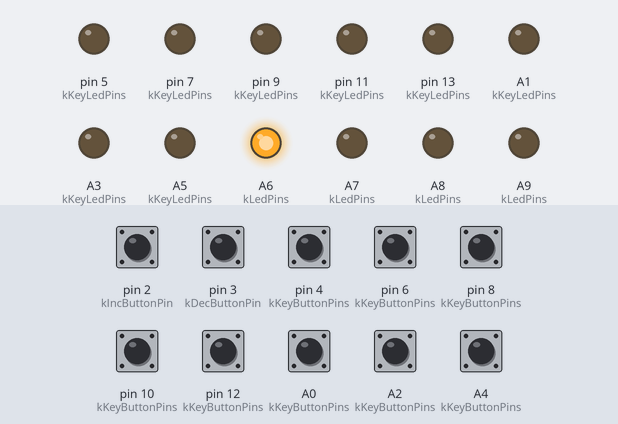
The program below on a simulated Teensy 3. Shown: output pins drawn as LEDs (lit = HIGH). Inputs (shaded band) come from the test bench; at power-on: A0 (kKeyButtonPins), A2 (kKeyButtonPins), A4 (kKeyButtonPins), pin 2 (kIncButtonPin), pin 3 (kDecButtonPin), pin 4 (kKeyButtonPins), pin 6 (kKeyButtonPins), pin 8 (kKeyButtonPins), pin 10 (kKeyButtonPins), pin 12 (kKeyButtonPins) HIGH. MIDI output is not drawn.

Above: at 1.2 s.
1.3 s: pin 2 (kIncButtonPin) pulled LOW for 0.15 s
At 2.1 s:
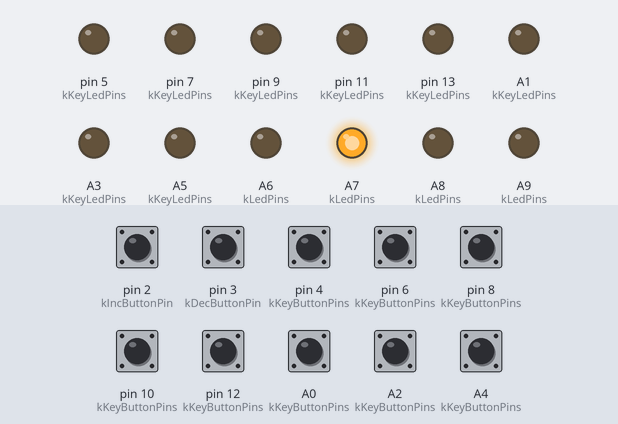
2.9 s: pin 4 (kKeyButtonPins) pulled LOW for 0.15 s
At 3.3 s:
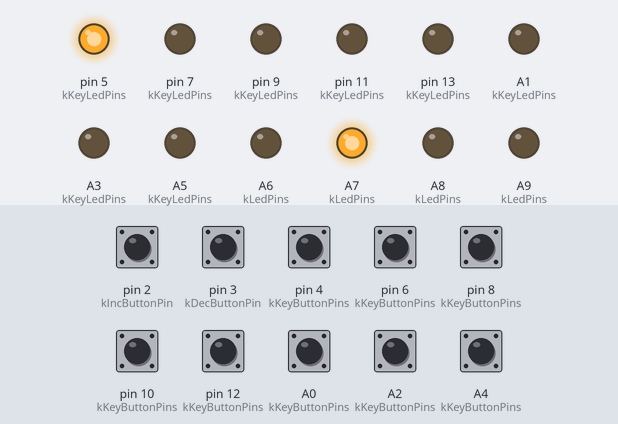
4.5 s: pin 6 (kKeyButtonPins) pulled LOW for 0.15 s
At 5.7 s:
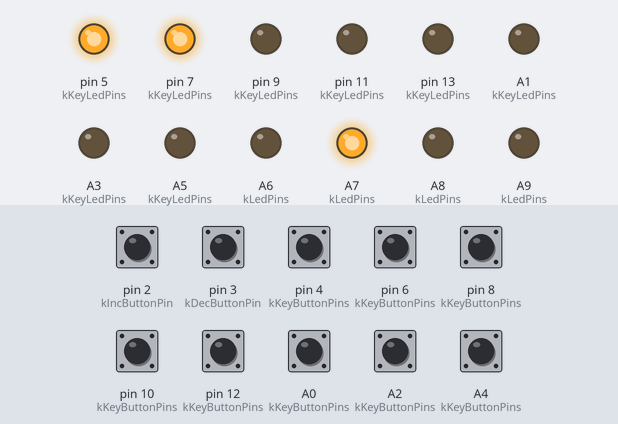
6.1 s: pin 8 (kKeyButtonPins) pulled LOW for 0.15 s
At 6.9 s:
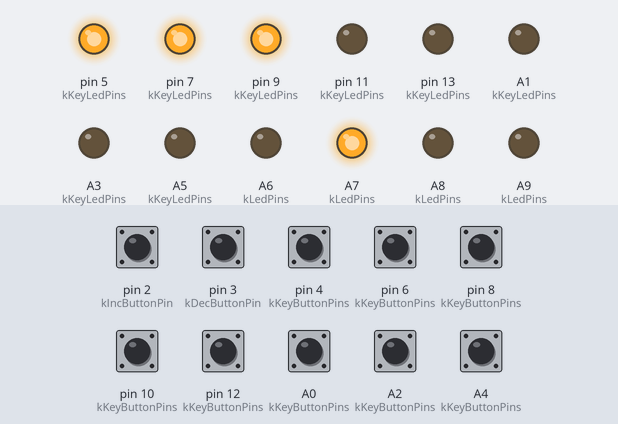
7.7 s: pin 10 (kKeyButtonPins) pulled LOW for 0.15 s
At 8.1 s:
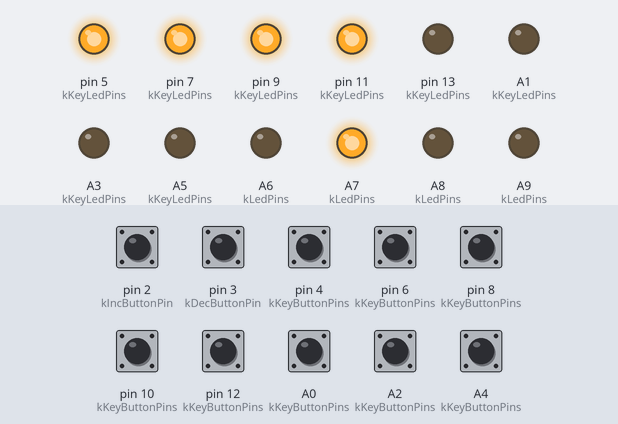
9.3 s: pin 12 (kKeyButtonPins) pulled LOW for 0.15 s
At 10.5 s:
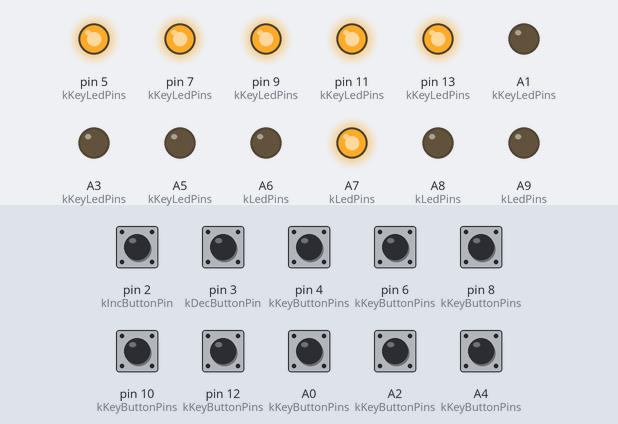
Timing chart, 0 to 11.9 s (numbered marks = the images above; inputs shaded):
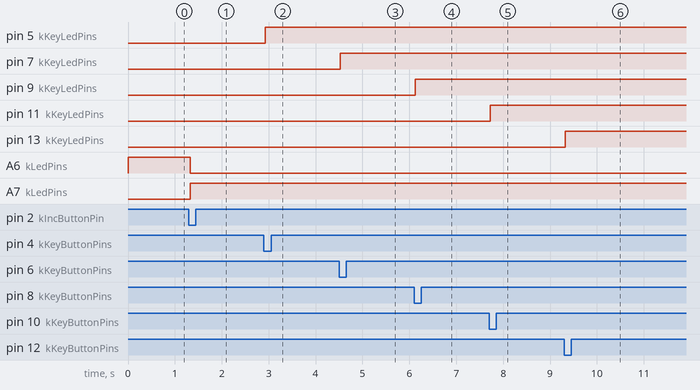

The program:

main.cpp
```cpp
#include <Arduino.h>

#include "keyboard.h"
#include "serialmidi.h"

using namespace MIDIBoard;

void setup()
{
	SetupMIDI();
	PatchControl::Setup();
	Keyboard::Setup();
}

void loop()
{
	if (PatchControl::Scan())
		Keyboard::ApplyPatch(PatchControl::CurrentPatch());
	Keyboard::Scan();
	// drain the input
	if (usbMIDI.read()) {}
}
```

keyboard.h
```cpp
#ifndef KEYBOARD_H
#define KEYBOARD_H

#include "patch.h"

namespace MIDIBoard
{
namespace Keyboard
{

void Setup();
bool Scan();
void ApplyPatch(const Patch &patch);

} // namespace Keyboard
} // namespace MIDIBoard

#endif // KEYBOARD_H
```

patch.h
```cpp
#ifndef PATCH_H
#define PATCH_H

#include <functional>
#include <memory>
#include <vector>

namespace MIDIBoard
{

// A patch function is a function that transmits some kind of MIDI on gUsbMIDI and gSerialMIDI when its send function is called.
// This might be one or more note on messages, note off messages, continuous controller, or system exclusive.
// The contents of the MIDI transmission might vary randomly or over time.
// The int32_t parameter represents:
// - key down (kKeyDown) and key up (kKeyUp) for buttons/switches
// - input for continuous controllers (INT_MIN to INT_MAX)

struct Function
{
	// set a send function to do something when called
	using Sender = std::function<bool(int32_t)>;
	Sender send = NULL;

	// for keys/switches/buttons: default to momentary, like a keyboard; non-latching
	bool latch = false;

	static const int32_t kKeyDown;
	static const int32_t kKeyUp;
};

struct Patch
{
	std::vector<Function> keyboardFunctions;
	// TODO CC/foot controller functions
};

namespace PatchControl
{

void Setup();
bool Scan();
void RegisterPatch(const Patch& patch);
Patch CurrentPatch();

} // namespace PresetControl
} // namespace MIDIBoard

#endif // PATCH_H
```

serialmidi.h
```cpp
#ifndef SERIALMIDI_H
#define SERIALMIDI_H

namespace MIDIBoard
{

void SetupMIDI();

// these functions send on both USB and Serial
void SendNoteOn(uint8_t note, uint8_t velocity, uint8_t channel);
void SendNoteOff(uint8_t note, uint8_t velocity, uint8_t channel);
void SendSysEx(uint32_t length, const uint8_t *data);

} // namespace MIDIBoard

#endif // SERIALMIDI_H
```

keyboard.cpp
```cpp
#include <Arduino.h>
#include <Bounce2.h>

#include "keyboard.h"
#include "pins.h"

namespace MIDIBoard
{
namespace Keyboard
{
namespace
{

static const uint8_t kKeyButtonPins[] = {KEYBTN1, KEYBTN2, KEYBTN3, KEYBTN4, KEYBTN5, KEYBTN6, KEYBTN7, KEYBTN8};
static const uint8_t kKeyLedPins[] = {KEYLED1, KEYLED2, KEYLED3, KEYLED4, KEYLED5, KEYLED6, KEYLED7, KEYLED8};

struct KeyButton
{
	uint8_t ledPin;
	Bounce debouncer;
	const Function function;
	bool keyIsDown = false;

	KeyButton(const int b, const int l, const Function &f)
		: ledPin(l), function(f)
	{
		pinMode(l, OUTPUT);
		digitalWrite(l, LOW);
		debouncer.attach(b, INPUT_PULLUP);
		debouncer.interval(25);
	}

	bool KeyDown()
	{
		keyIsDown = true;
		digitalWrite(ledPin, HIGH);
		function.send(Function::kKeyDown);
		return true;
	}

	bool KeyUp()
	{
		keyIsDown = false;
		digitalWrite(ledPin, LOW);
		function.send(Function::kKeyUp);
		return true;
	}

	bool Scan()
	{
		debouncer.update();
		if (function.latch)
		{
			if (debouncer.fell())
			{
				if (keyIsDown)
					return KeyUp();
				else
					return KeyDown();
			}
		}
		else
		{
			if (debouncer.rose())
				return KeyUp();
			else if (debouncer.fell())
				return KeyDown();
		}
		return false;
	}
};

using KeyButtonPtr = std::shared_ptr<KeyButton>;
std::vector<KeyButtonPtr> gKeyButtons;

} // anonymous namespace

void Setup()
{
	ApplyPatch(PatchControl::CurrentPatch());
}

bool Scan()
{
	bool result = false;
	for (auto &c : gKeyButtons)
	{
		result &= c->Scan();
	}
	return result;
}

void ApplyPatch(const Patch &patch)
{
	for (auto &k : gKeyButtons)
	{
		k->KeyUp();
	}

	gKeyButtons.clear();

	uint8_t i = 0;
	for (const auto &p : patch.keyboardFunctions)
	{
		if (i >= sizeof(kKeyButtonPins))
		{
			Serial.printf("error: patch too big for hardware: %d\n", i);
			return;
		}
		gKeyButtons.push_back(KeyButtonPtr(new KeyButton(kKeyButtonPins[i], kKeyLedPins[i], p)));
		i++;
	}
}

} // namespace Keyboard
} // namespace MIDIBoard
```

patch.cpp
```cpp
#include <Arduino.h>
#include <Bounce2.h>

#include "patch.h"
#include "pins.h"
#include "serialmidi.h"

namespace MIDIBoard
{

const int32_t Function::kKeyDown = 1;
const int32_t Function::kKeyUp = -1;

namespace PatchControl
{
namespace
{
static const uint8_t kIncButtonPin = INCBTN;
static const uint8_t kDecButtonPin = DECBTN;
static const uint8_t kLedPins[] = {PATCHLED1, PATCHLED2, PATCHLED3, PATCHLED4};

// 0001 0010 0100 1000  0011 0110 1100 1001  1011 0111 1110 1101
static const uint8_t kDisplayPatterns[] = {1, 2, 4, 8, 3, 6, 0xc, 9, 0xb, 7, 0xe, 0xd};

static Bounce gIncDebouncer;
static Bounce gDecDebouncer;

static std::vector<Patch> gPatches;
static uint8_t gCurrentPatch = 0;

static void DisplayPatch(uint8_t patch)
{
	uint8_t displayPattern = 0xf; // 1111
	if (patch < gPatches.size() && patch < sizeof(kDisplayPatterns))
		displayPattern = kDisplayPatterns[patch];
	digitalWrite(kLedPins[0], (displayPattern & 1) != 0);
	digitalWrite(kLedPins[1], (displayPattern & 2) != 0);
	digitalWrite(kLedPins[2], (displayPattern & 4) != 0);
	digitalWrite(kLedPins[3], (displayPattern & 8) != 0);
}

static bool SimpleSendNote(int32_t inKeyUpDown, uint8_t note, uint8_t velocity, uint8_t channel)
{
	if (inKeyUpDown == Function::kKeyDown)
		SendNoteOn(note, velocity, channel);
	else
		SendNoteOff(note, velocity, channel);
	return true;
}

static void InstallPreset()
{
	// preset 0 will play 8 notes from C0 to G0 with velocity 100 on channel 1
	Patch patch;
	Function p;
	for (uint8_t n = 48; n < 56; ++n)
	{
		p.send = [n](int32_t inKeyUpDown) -> bool {
			return SimpleSendNote(inKeyUpDown, n, 100, 1);
		};
		patch.keyboardFunctions.push_back(p);
	}
	RegisterPatch(patch);

	// preset 1 will play 8 notes from C0 to G0 with velocity 100 on channel 1 with latching (hold)
	for (auto &f : patch.keyboardFunctions)
		f.latch = true;
	RegisterPatch(patch);

	gCurrentPatch = 0;
	DisplayPatch(gCurrentPatch);
}

static bool IncrementPatch()
{
	if (++gCurrentPatch >= gPatches.size())
		gCurrentPatch = 0;
	DisplayPatch(gCurrentPatch);
	return true;
}

static bool DecrementPatch()
{
	if (gCurrentPatch == 0)
		gCurrentPatch = gPatches.size();
	--gCurrentPatch;
	DisplayPatch(gCurrentPatch);
	return true;
}

} // anonymous namespace

void Setup()
{
	gIncDebouncer.attach(kIncButtonPin, INPUT_PULLUP);
	gIncDebouncer.interval(25);
	gDecDebouncer.attach(kDecButtonPin, INPUT_PULLUP);
	gDecDebouncer.interval(25);

	for (uint8_t i = 0; i < sizeof(kLedPins); ++i)
		pinMode(kLedPins[i], OUTPUT);

	InstallPreset();
}

bool Scan()
{
	gIncDebouncer.update();
	if (gIncDebouncer.fell())
	{
		return IncrementPatch();
	}
	else
	{
		// [TODO] is it OK to only update in the else case?
		gDecDebouncer.update();
		if (gDecDebouncer.fell())
		{
			return DecrementPatch();
		}
	}
	return false;
}

void RegisterPatch(const Patch &patch)
{
	gPatches.push_back(patch);
}

Patch CurrentPatch()
{
	return gPatches[gCurrentPatch];
}

} // namespace PatchControl
} // namespace MIDIBoard
```

serialmidi.cpp
```cpp
#include <MIDI.h>

#include "serialmidi.h"

namespace MIDIBoard
{

namespace
{
MIDI_CREATE_INSTANCE(HardwareSerial, Serial1, serialMIDI);
}

void SetupMIDI()
{
	serialMIDI.begin(MIDI_CHANNEL_OMNI);
}

void SendNoteOn(uint8_t note, uint8_t velocity, uint8_t channel)
{
	usbMIDI.sendNoteOn(note, velocity, channel);
	serialMIDI.sendNoteOn(note, velocity, channel);
}

void SendNoteOff(uint8_t note, uint8_t velocity, uint8_t channel)
{
	usbMIDI.sendNoteOff(note, velocity, channel);
	serialMIDI.sendNoteOff(note, velocity, channel);
}

void SendSysEx(uint32_t length, const uint8_t *data)
{
	usbMIDI.sendSysEx(length, data, true);
	serialMIDI.sendSysEx(length, data, true);
}

} // namespace MIDIBoard
```

pins.h
```cpp
#ifndef PINS_H
#define PINS_H

// Teensy LC

#define MIDI_RX		0	// Serial1
#define MIDI_TX		1 	// Serial1
#define INCBTN		2
#define DECBTN		3
#define KEYBTN1		4
#define KEYLED1		5
#define KEYBTN2		6
#define KEYLED2		7
#define KEYBTN3		8
#define KEYLED3		9
#define KEYBTN4		10
#define KEYLED4		11
#define KEYBTN5		12

#define KEYLED5		13
#define KEYBTN6		14
#define KEYLED6		15
#define KEYBTN7		16
#define KEYLED7		17
#define KEYBTN8		18
#define KEYLED8		19
#define PATCHLED1	20
#define PATCHLED2	21
#define PATCHLED3	22
#define PATCHLED4	23

#define FOOT1		24	// A10
#define FOOT2		25	// A11
#define DIG26		26

#endif // PINS_H
```

Measured:
- after the input at 1.3 s, A6 (kLedPins): HIGH → LOW at once; A7 (kLedPins): LOW → HIGH at once
- after the input at 2.9 s, pin 5 (kKeyLedPins): LOW → HIGH at once
- after the input at 4.5 s, pin 7 (kKeyLedPins): LOW → HIGH at once
- after the input at 6.1 s, pin 9 (kKeyLedPins): LOW → HIGH at once
- after the input at 7.7 s, pin 11 (kKeyLedPins): LOW → HIGH at once
- after the input at 9.3 s, pin 13 (kKeyLedPins): LOW → HIGH at once
